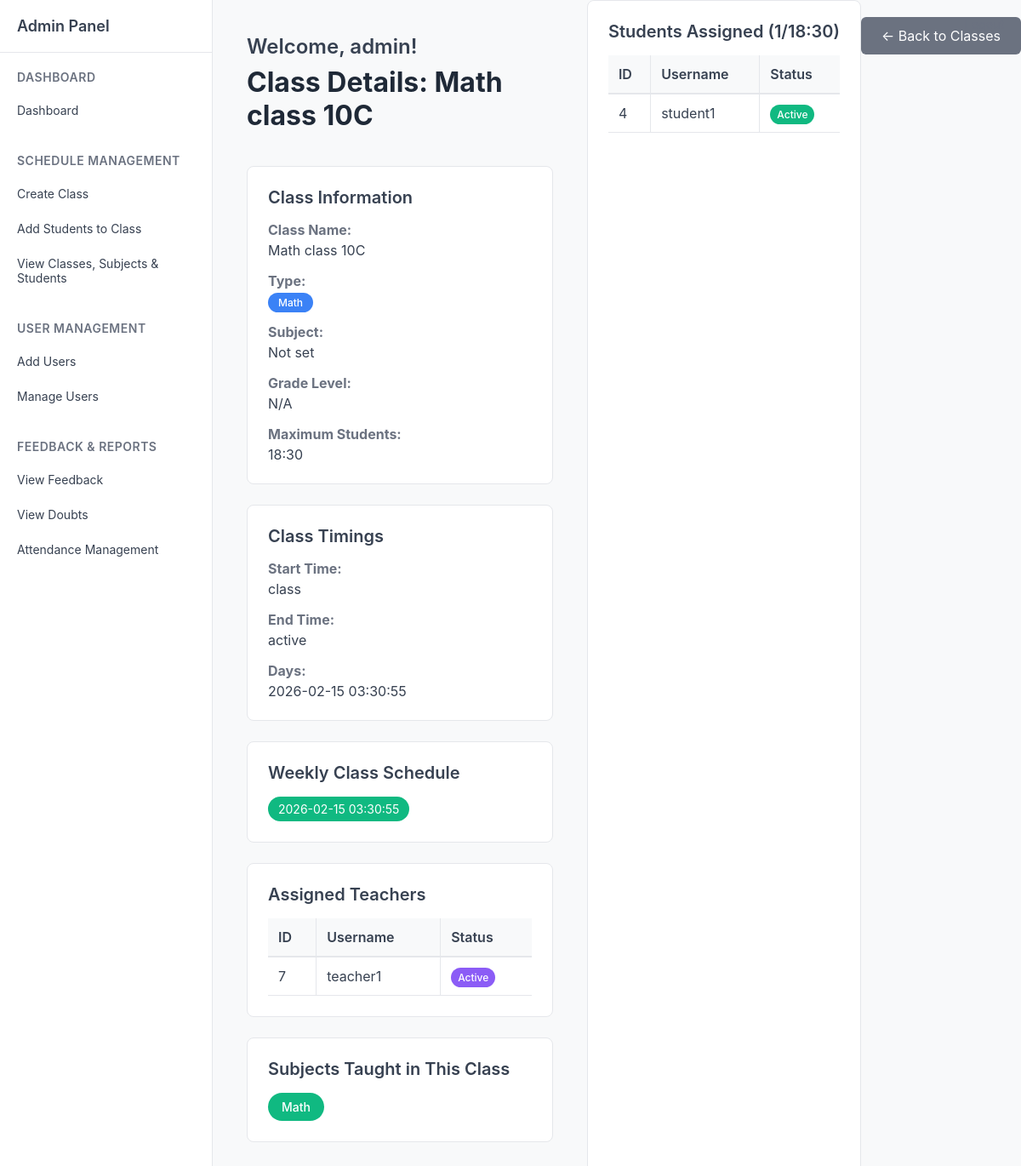
The page /admin/view_class/5 (signed in) on the database its author committed.
### tables this page shows
CREATE TABLE classes (
    id INTEGER PRIMARY KEY AUTOINCREMENT,
    name TEXT NOT NULL,
    subject TEXT,
    grade_level TEXT,
    teacher_id INTEGER,
    description TEXT,
    created_at TIMESTAMP DEFAULT CURRENT_TIMESTAMP,
    type TEXT DEFAULT 'regular',
    status TEXT DEFAULT 'active',
    schedule_days TEXT,
    schedule_time_start TEXT,
    schedule_time_end TEXT,
    section TEXT,
    schedule_pdf_path TEXT,
    meeting_link TEXT,
    max_students INTEGER DEFAULT 30,
    created_by INTEGER,
    updated_by INTEGER,
    updated_on DATETIME,
    created_on DATETIME,
    FOREIGN KEY (teacher_id) REFERENCES users (id)
);

CREATE TABLE users (
    id INTEGER PRIMARY KEY AUTOINCREMENT,
    username TEXT UNIQUE NOT NULL,
    password TEXT NOT NULL,
    role TEXT NOT NULL DEFAULT 'student',
    name TEXT,
    email TEXT,
    phone TEXT,
    address TEXT,
    created_by INTEGER,
    updated_by INTEGER,
    updated_on DATETIME,
    created_on DATETIME
);

### routes/admin.py (the view)
@admin_bp.route('/view_class/<int:class_id>')
def view_class(class_id):
    if 'role' not in session or session['role'] != 'admin':
        return redirect(url_for('auth.login'))
    conn = get_db()
    cur = conn.cursor()
    cur.execute('SELECT * FROM classes WHERE id = ?', (class_id,))
    class_info = cur.fetchone()
    if not class_info:
        flash('Class not found!', 'error')
        return redirect(url_for('admin.view_classes'))
    cur.execute('''
        SELECT u.id, u.username
        FROM users u
        JOIN student_class_map scm ON u.id = scm.student_id
        WHERE scm.class_id = ?
        ORDER BY u.username
    ''', (class_id,))
    students = cur.fetchall()
    cur.execute('''
        SELECT u.id, u.username
        FROM users u
        JOIN teacher_class_map tcm ON u.id = tcm.teacher_id
        WHERE tcm.class_id = ?
        ORDER BY u.username
    ''', (class_id,))
    teachers = cur.fetchall()
    cur.execute('''
        SELECT DISTINCT ss.subject_name
        FROM student_subjects ss
        JOIN student_class_map scm ON ss.student_id = scm.student_id
        WHERE scm.class_id = ? AND scm.status = 'active'
        UNION
        SELECT DISTINCT ts.subject_name
        FROM teacher_subjects ts
        JOIN teacher_class_map tcm ON ts.teacher_id = tcm.teacher_id
        WHERE tcm.class_id = ?
        ORDER BY subject_name
    ''', (class_id, class_id))
    subjects_data = cur.fetchall()
    subjects = [{'name': row[0]} for row in subjects_data]
    conn.close()
    return render_template('admin/view_class.html',
                         class_info=class_info,
                         students=students,
                         teachers=teachers,
                         subjects=subjects)

### routes/admin.py (called while the page is built)
def get_db():
    return sqlite3.connect('users.db')

### templates/admin/view_class.html (shortened to what this page needs)
{% extends 'admin/sidebar.html' %}
{% block content %}
<div class="welcome-text">Welcome, admin!</div>
<div class="page-title">Class Details: {{ class_info[1] if class_info else 'Unknown Class' }}</div>
<div style="background-color: white; border: 1px solid #e5e7eb; border-radius: 8px; padding: 24px; margin-bottom: 24px;">
    <h3 style="margin-top: 0; margin-bottom: 16px; color: #374151; font-size: 20px; font-weight: 600;">Class Information</h3>
    <div style="display: grid; grid-template-columns: repeat(auto-fit, minmax(200px, 1fr)); gap: 16px;">
        <div>
            <strong style="color: #6b7280;">Class Name:</strong>
            <div style="margin-top: 4px; color: #374151;">{{ class_info[1] if class_info else 'N/A' }}</div>
        </div>
        <div>
            <strong style="color: #6b7280;">Type:</strong>
            <div style="margin-top: 4px;">
                <span style="background-color: #3b82f6; color: white; padding: 4px 12px; border-radius: 12px; font-size: 12px; font-weight: 500;">{{ class_info[2] if class_info and class_info[2] else 'regular' }}</span>
            </div>
        </div>
        <div>
            <strong style="color: #6b7280;">Subject:</strong>
            <div style="margin-top: 4px;">
                {% if class_info[17] %}
                    {% if class_info[17] == 'Math' %}
                        <span style="background-color: #3b82f6; color: white; padding: 4px 12px; border-radius: 12px; font-size: 12px; font-weight: 500;">{{ class_info[17] }}</span>
                    {% elif class_info[17] == 'English' %}
                        <span style="background-color: #10b981; color: white; padding: 4px 12px; border-radius: 12px; font-size: 12px; font-weight: 500;">{{ class_info[17] }}</span>
                    {% elif class_info[17] == 'Science' %}
                        <span style="background-color: #f59e0b; color: white; padding: 4px 12px; border-radius: 12px; font-size: 12px; font-weight: 500;">{{ class_info[17] }}</span>
                    {% elif class_info[17] == 'Hindi' %}
                        <span style="background-color: #ef4444; color: white; padding: 4px 12px; border-radius: 12px; font-size: 12px; font-weight: 500;">{{ class_info[17] }}</span>
                    {% elif class_info[17] == 'Social Science' %}
                        <span style="background-color: #8b5cf6; color: white; padding: 4px 12px; border-radius: 12px; font-size: 12px; font-weight: 500;">{{ class_info[17] }}</span>
                    {% else %}
                        <span style="background-color: #6b7280; color: white; padding: 4px 12px; border-radius: 12px; font-size: 12px; font-weight: 500;">{{ class_info[17] }}</span>
                    {% endif %}
                {% else %}
                    <span style="color: #374151;">Not set</span>
                {% endif %}
            </div>
        </div>
        <div>
            <strong style="color: #6b7280;">Grade Level:</strong>
            <div style="margin-top: 4px; color: #374151;">{{ class_info[4] if class_info and class_info[4] else 'N/A' }}</div>
        </div>
        <div>
            <strong style="color: #6b7280;">Maximum Students:</strong>
            <div style="margin-top: 4px; color: #374151;">{{ class_info[11] if class_info and class_info[11] else '30' }}</div>
        </div>
    </div>
</div>
<div style="background-color: white; border: 1px solid #e5e7eb; border-radius: 8px; padding: 24px; margin-bottom: 24px;">
    <h3 style="margin-top: 0; margin-bottom: 16px; color: #374151; font-size: 20px; font-weight: 600;">Class Timings</h3>
    <div style="display: grid; grid-template-columns: repeat(auto-fit, minmax(150px, 1fr)); gap: 16px;">
        <div>
            <strong style="color: #6b7280;">Start Time:</strong>
            <div style="margin-top: 4px; color: #374151;">{{ class_info[7] if class_info and class_info[7] else 'Not set' }}</div>
        </div>
        <div>
            <strong style="color: #6b7280;">End Time:</strong>
            <div style="margin-top: 4px; color: #374151;">{{ class_info[8] if class_info and class_info[8] else 'Not set' }}</div>
        </div>
        <div>
            <strong style="color: #6b7280;">Days:</strong>
            <div style="margin-top: 4px; color: #374151;">{{ class_info[6] if class_info and class_info[6] else 'Not set' }}</div>
        </div>
    </div>
</div>
<div style="background-color: white; border: 1px solid #e5e7eb; border-radius: 8px; padding: 24px; margin-bottom: 24px;">
    <h3 style="margin-top: 0; margin-bottom: 16px; color: #374151; font-size: 20px; font-weight: 600;">Weekly Class Schedule</h3>
    {% if class_info and class_info[6] %}
        <div style="display: flex; gap: 8px; flex-wrap: wrap;">
            {% set days = class_info[6].split(',') if class_info[6] else [] %}
            {% for day in days %}
                <span style="background-color: #10b981; color: white; padding: 6px 12px; border-radius: 16px; font-size: 14px;">{{ day.strip() }}</span>
            {% endfor %}
        </div>
    {% else %}
        <div style="background-color: #fef2f2; border: 1px solid #fecaca; border-radius: 6px; padding: 16px; color: #991b1b;">
            <i class="bi bi-info-circle" style="margin-right: 8px;"></i>
            No schedule days have been set for this class.
        </div>
    {% endif %}
</div>
<div style="background-color: white; border: 1px solid #e5e7eb; border-radius: 8px; padding: 24px; margin-bottom: 24px;">
    <h3 style="margin-top: 0; margin-bottom: 16px; color: #374151; font-size: 20px; font-weight: 600;">Assigned Teachers</h3>
    {% if teachers %}
    <div style="overflow-x: auto;">
        <table style="width: 100%; border-collapse: collapse;">
            <thead>
                <tr style="background-color: #f8f9fa; border-bottom: 2px solid #e5e7eb;">
                    <th style="padding: 12px; text-align: left; font-weight: 600; color: #374151; border-right: 1px solid #e5e7eb;">ID</th>
                    <th style="padding: 12px; text-align: left; font-weight: 600; color: #374151; border-right: 1px solid #e5e7eb;">Username</th>
                    <th style="padding: 12px; text-align: left; font-weight: 600; color: #374151;">Status</th>
                </tr>
            </thead>
            <tbody>
                {% for teacher in teachers %}
                <tr style="border-bottom: 1px solid #e5e7eb;">
                    <td style="padding: 12px; color: #374151; border-right: 1px solid #e5e7eb;">{{ teacher[0] }}</td>
                    <td style="padding: 12px; color: #374151; border-right: 1px solid #e5e7eb;">{{ teacher[1] }}</td>
                    <td style="padding: 12px; color: #374151;">
                        <span style="background-color: #8b5cf6; color: white; padding: 4px 8px; border-radius: 12px; font-size: 12px; font-weight: 500;">Active</span>
                    </td>
                </tr>
                {% endfor %}
            </tbody>
        </table>
    </div>
    {% else %}
    <div style="background-color: #fef2f2; border: 1px solid #fecaca; border-radius: 6px; padding: 16px; color: #991b1b;">
        <i class="bi bi-info-circle" style="margin-right: 8px;"></i>
        No teachers are currently assigned to this class.
    </div>
    {% endif %}
</div>
<div style="background-color: white; border: 1px solid #e5e7eb; border-radius: 8px; padding: 24px; margin-bottom: 24px;">
    <h3 style="margin-top: 0; margin-bottom: 16px; color: #374151; font-size: 20px; font-weight: 600;">Subjects Taught in This Class</h3>
    {% if subjects %}
    <div style="display: flex; flex-wrap: wrap; gap: 12px;">
        {% for subject in subjects %}
        <span style="background-color: #10b981; color: white; padding: 8px 16px; border-radius: 20px; font-size: 14px; font-weight: 500;">{{ subject.name }}</span>
        {% endfor %}
    </div>
    {% endif %}
</div>
</div>
<div style="background-color: white; border: 1px solid #e5e7eb; border-radius: 8px; padding: 24px; margin-bottom: 24px;">
    <h3 style="margin-top: 0; margin-bottom: 16px; color: #374151; font-size: 20px; font-weight: 600;">Students Assigned ({{ students|length }}/{{ class_info[11] if class_info and class_info[11] else '30' }})</h3>
    {% if students %}
    <div style="overflow-x: auto;">
        <table style="width: 100%; border-collapse: collapse;">
            <thead>
                <tr style="background-color: #f8f9fa; border-bottom: 2px solid #e5e7eb;">
                    <th style="padding: 12px; text-align: left; font-weight: 600; color: #374151; border-right: 1px solid #e5e7eb;">ID</th>
                    <th style="padding: 12px; text-align: left; font-weight: 600; color: #374151; border-right: 1px solid #e5e7eb;">Username</th>
                    <th style="padding: 12px; text-align: left; font-weight: 600; color: #374151;">Status</th>
                </tr>
            </thead>
            <tbody>
                {% for student in students %}
                <tr style="border-bottom: 1px solid #e5e7eb;">
                    <td style="padding: 12px; color: #374151; border-right: 1px solid #e5e7eb;">{{ student[0] }}</td>
                    <td style="padding: 12px; color: #374151; border-right: 1px solid #e5e7eb;">{{ student[1] }}</td>
                    <td style="padding: 12px; color: #374151;">
                        <span style="background-color: #10b981; color: white; padding: 4px 8px; border-radius: 12px; font-size: 12px; font-weight: 500;">Active</span>
                    </td>
                </tr>
                {% endfor %}
            </tbody>
        </table>
    </div>
    {% else %}
    <div style="background-color: #fef2f2; border: 1px solid #fecaca; border-radius: 6px; padding: 16px; color: #991b1b;">
        <i class="bi bi-info-circle" style="margin-right: 8px;"></i>
        No students are currently assigned to this class.
    </div>
    {% endif %}
</div>
<div style="margin-top: 32px;">
    <a href="{{ url_for('admin.view_classes') }}" style="background-color: #6b7280; color: white; padding: 12px 24px; border-radius: 6px; text-decoration: none; font-size: 16px;">
        ← Back to Classes
    </a>
</div>
{% endblock %}

### templates/admin/sidebar.html (style rules this page uses)
* { margin: 0; padding: 0; box-sizing: border-box; }
body { font-family: -apple-system, BlinkMacSystemFont, 'Segoe UI', Roboto, sans-serif; background-color: #f8f9fa; color: #333; }
.welcome-text { font-size: 24px; font-weight: 600; color: #374151; margin-bottom: 8px; }
.page-title { font-size: 32px; font-weight: 700; color: #1f2937; margin-bottom: 40px; }

### rows shown on the page
classes: name "Math class 10C", subject "Math", schedule_time_end "18:30", type "class", status "active", created_at "2026-02-15 03:30:55", strip "2026-02-15 03:30:55"
users: id "7", username "teacher1"
users: id "4", username "student1"

### other values the page prints
{{ class_info[4] if class_info and class_info[4] else 'N/A' }} "N/A"
{{ subject.name }} "Math"
{{ students|length }} "1"
